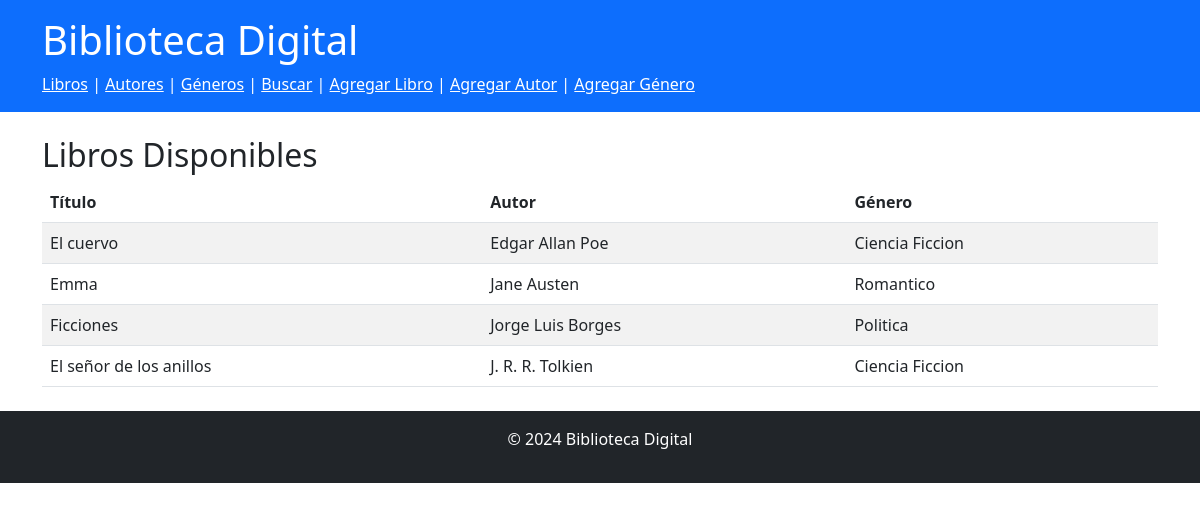
The app's page /libros/ with its own data.
### biblioteca/models.py (models this page shows, shortened)
class Libro(models.Model):
    titulo = models.CharField(max_length=100)
    genero = models.ForeignKey(Genero, on_delete=models.CASCADE)
    autor = models.ForeignKey(Autor, on_delete=models.CASCADE)

class Autor(models.Model):
    nombre = models.CharField(max_length=50)
    apellido = models.CharField(max_length=50)
    nacionalidad = models.CharField(max_length=50)

class Genero(models.Model):
    nombre = models.CharField(max_length=50)

### biblioteca/views.py (the view)
# urls.py: path('libros/', views.lista_libros, name='lista_libros'),
def lista_libros(request):
    libros = Libro.objects.all()  # Veo todos los libros
    return render(request, 'biblioteca/lista_libros.html', {'libros': libros})

### biblioteca/templates/biblioteca/lista_libros.html (shortened to what this page needs)
{% extends 'biblioteca/base.html' %}
{% block content %}
<h2>Libros Disponibles</h2>
<table class="table table-striped">
    <thead>
        <tr>
            <th>Título</th>
            <th>Autor</th>
            <th>Género</th>
        </tr>
    </thead>
    <tbody>
        {% for libro in libros %}
        <tr>
            <td>{{ libro.titulo }}</td>
            <td>{{ libro.autor.nombre }} {{ libro.autor.apellido }}</td>
            <td>{{ libro.genero.nombre }}</td>
        </tr>
        {% endfor %}
    </tbody>
</table>
{% endblock %}

### biblioteca/templates/biblioteca/base.html (shortened to what this page needs)
{% load static %}
<!DOCTYPE html>
<html lang="en">
<head>
    <link href="https://cdn.jsdelivr.net/npm/bootstrap@5.3.0-alpha1/dist/css/bootstrap.min.css" rel="stylesheet">
</head>
<body>
    <header class="bg-primary text-white p-3">
        <div class="container">
            <h1>Biblioteca Digital</h1>
            <nav>
                <nav>
                    <a href="{% url 'lista_libros' %}" class="text-white">Libros</a> |
                    <a href="{% url 'lista_autores' %}" class="text-white">Autores</a> |
                    <a href="{% url 'lista_generos' %}" class="text-white">Géneros</a> |
                    <a href="{% url 'buscar_libros' %}" class="text-white">Buscar</a> |
                    <a href="{% url 'agregar_libro' %}" class="text-white">Agregar Libro</a> |
                    <a href="{% url 'agregar_autor' %}" class="text-white">Agregar Autor</a> |
                    <a href="{% url 'agregar_genero' %}" class="text-white">Agregar Género</a>
                </nav>
            </nav>
        </div>
    </header>
    <main class="container my-4">
        {% block content %}{% endblock %}
    </main>
    <footer class="bg-dark text-white text-center py-3">
        <p>&copy; 2024 Biblioteca Digital</p>
    </footer>
</body>
</html>

### records on screen
Libro: titulo "El cuervo", autor.nombre "Edgar", autor.apellido "Allan Poe", genero.nombre "Ciencia Ficcion"
Libro: titulo "Emma", autor.nombre "Jane", autor.apellido "Austen", genero.nombre "Romantico"
Libro: titulo "Ficciones", autor.nombre "Jorge Luis", autor.apellido "Borges", genero.nombre "Politica"
Libro: titulo "El señor de los anillos", autor.nombre "J. R. R.", autor.apellido "Tolkien", genero.nombre "Ciencia Ficcion"
